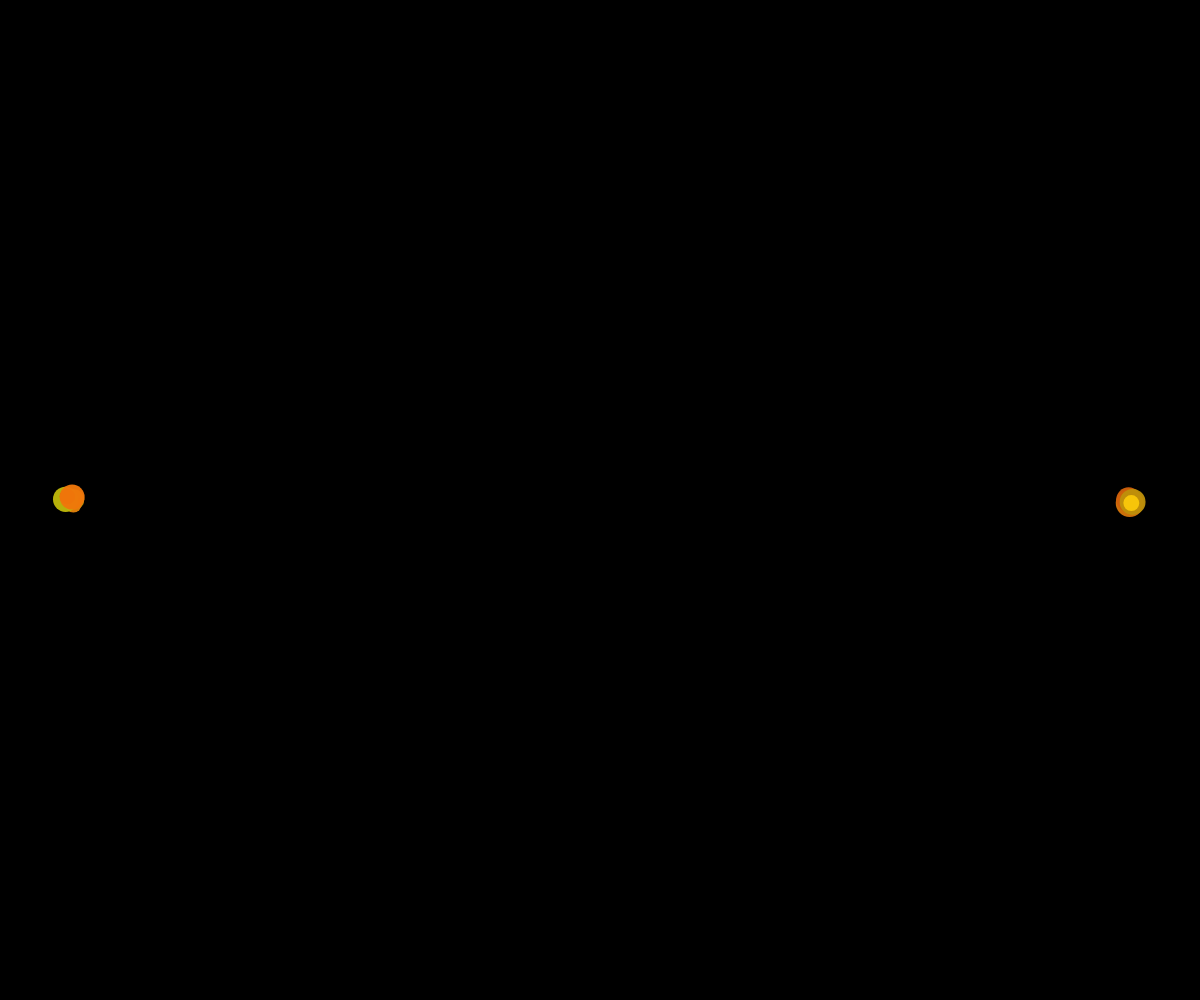
Frame 1 (no input)
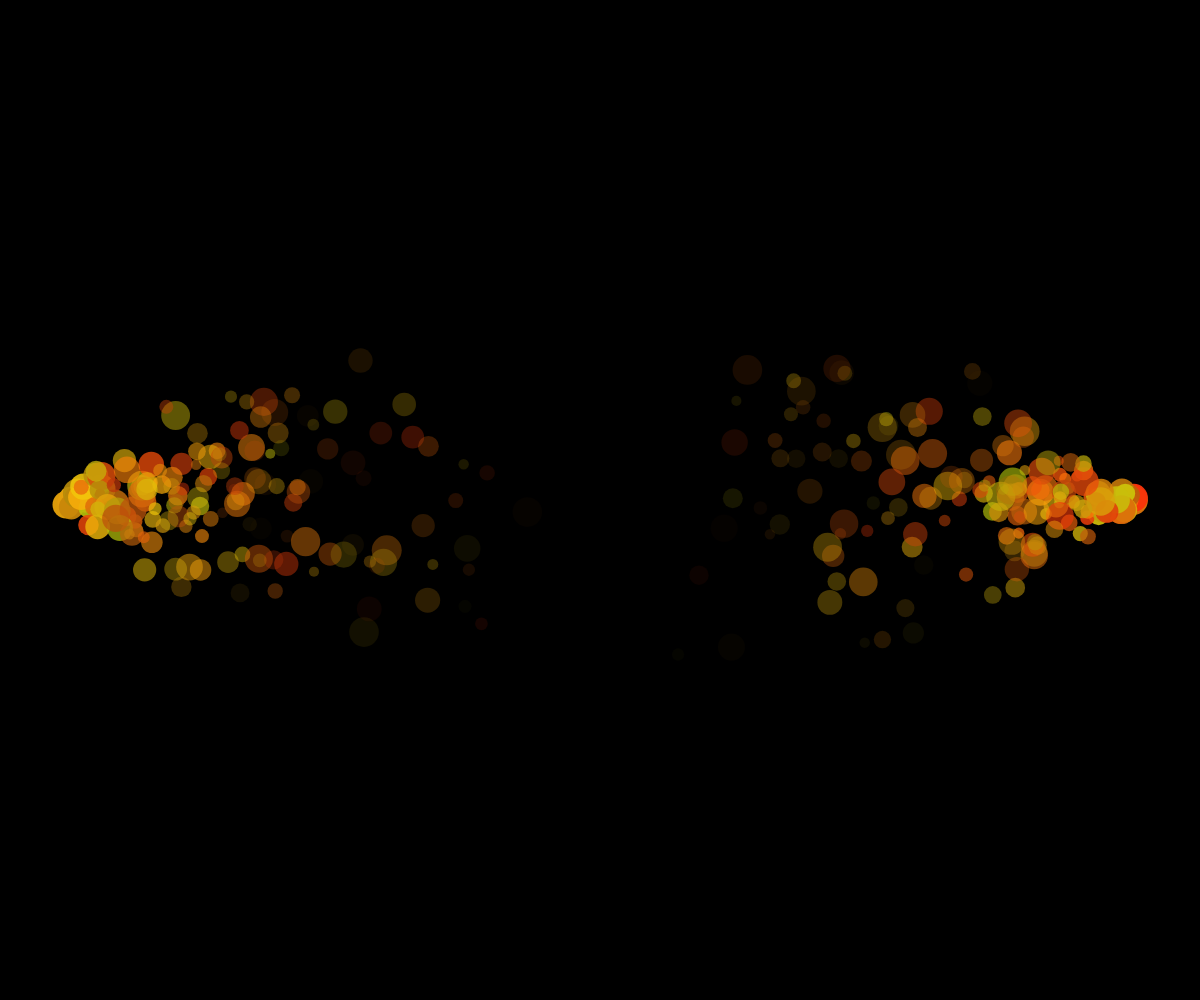
Frame 60 (no input)
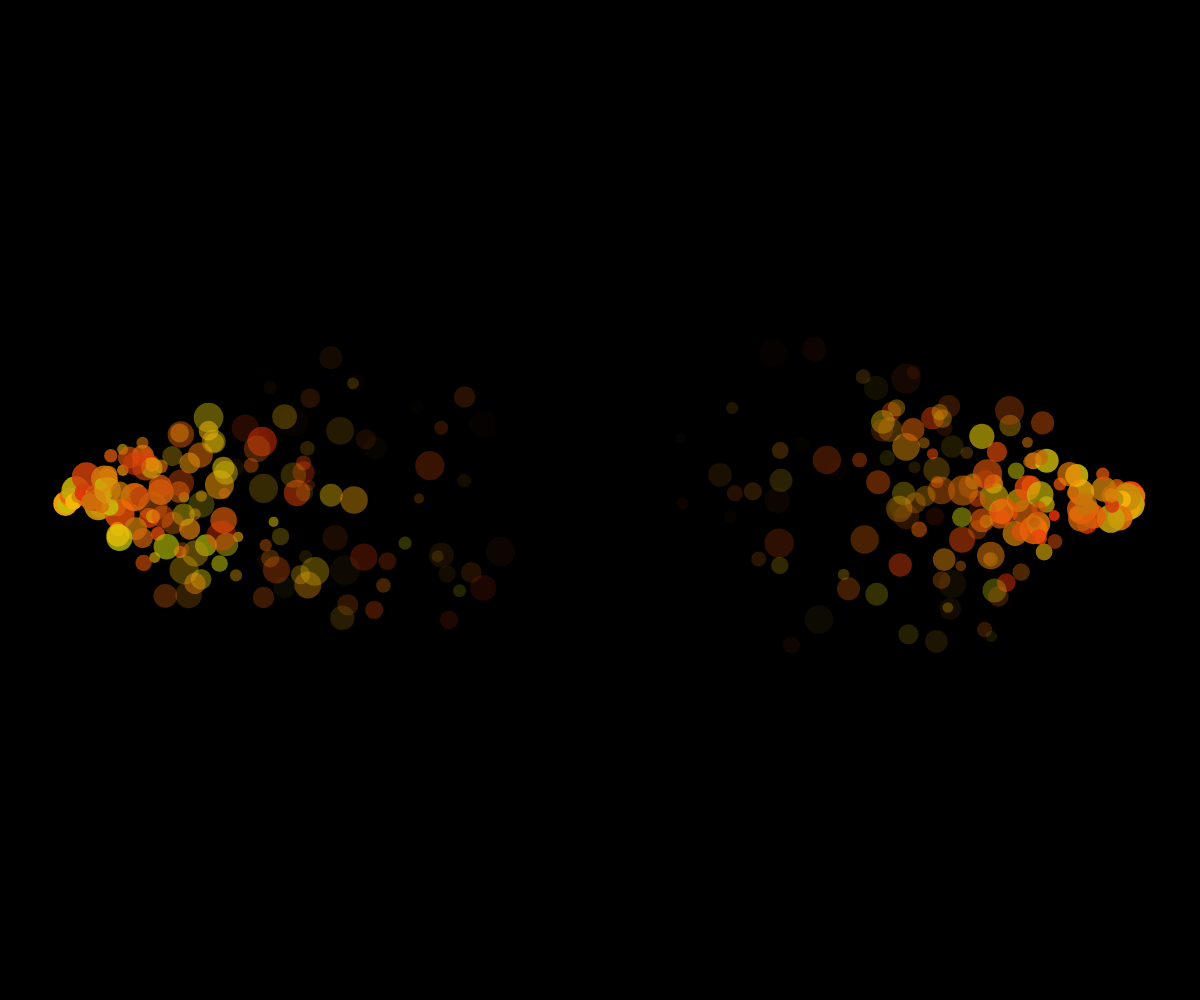
Frame 120 (the mouse pressed at the canvas centre since frame 60)

The p5.js sketch that drew these frames (run headless with seeded random() and noise() and a simulated clock; from frame 60 on, the mouse is pressed at the canvas centre):

// p5.js sketch
// ── sketch.js
/*
  1 = loading screen
  2 = menu screen 
  3 = levels screen
  4 = game screen
*/
var Van;
var up, left, right, melee, range;
var gameState = 0;
var particles = [];
var cnv;

function setup(){
  cnv = createCanvas(windowWidth, windowHeight);
 }

function draw(){
  background(0);
  if (gameState === 0){
    fire(); 
  }

}


class Particle {
  constructor(x, y, vx, vy) {
    this.x = x;
    this.y = y;
    this.vx = vx;
    this.vy = vy;
    this.alpha = 255;
    this.d = random(10, 30);
  }
  update() {
    this.x += this.vx;
    this.y += this.vy;
    this.alpha -= 7.75;
  }
  finished() {
    return this.alpha < 0;
  }

  show() {
    noStroke();
    fill(random(180, 250), random(50, 200), 10, this.alpha);
    ellipse(this.x, this.y, this.d, this.d);
  }
}
function fire(){
  for (let i = 0; i < 5; i++) {
      let p = new Particle(width / 20, height / 2, random(5, 15), random(-5, 5));
      particles.push(p);
      let q = new Particle(width / 1.05, height / 2, random(-5, -15), random(5, -5));
      particles.push(q);
    }
    for (let i = particles.length - 1; i >= 0; i--) {
      particles[i].update();
      particles[i].show();
      if (particles[i].finished()) {
        particles.splice(i, 1);
      }
    }
  }
